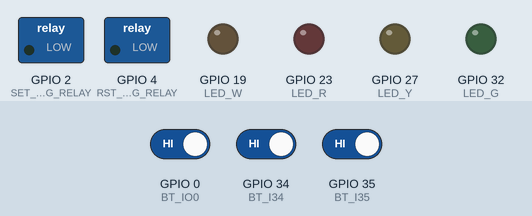
Simulated run of this sketch. Board: ESP32. Parts: switched loads named in the sketch (green lamp = pin HIGH), output pins drawn as LEDs (lit = HIGH). The inputs (shaded band) are chosen by the test bench; at power-on: GPIO 0 (BT_IO0) HIGH, GPIO 34 (BT_I34) HIGH, GPIO 35 (BT_I35) HIGH. What the sketch prints to the serial monitor is not drawn.

Above: at 1.2 s.
1.3 s: GPIO 0 (BT_IO0) driven LOW
At 2.5 s:
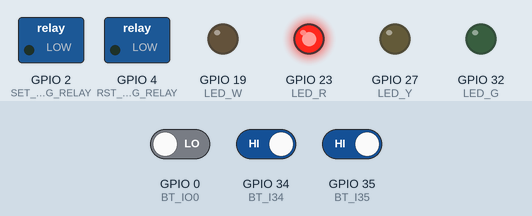
2.8 s: GPIO 34 (BT_I34) driven LOW
At 3.8 s:
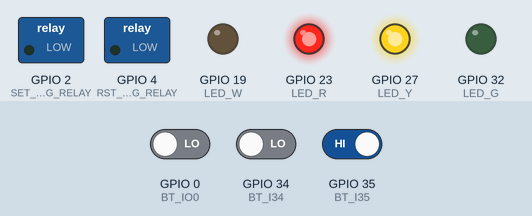
4.3 s: GPIO 35 (BT_I35) driven LOW
At 4.9 s:
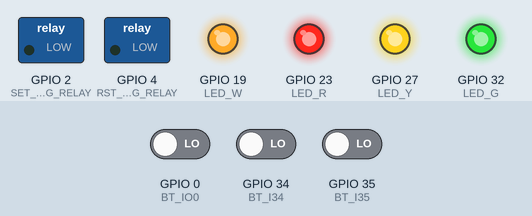
5.8 s: GPIO 0 (BT_IO0) driven HIGH
At 7.0 s:
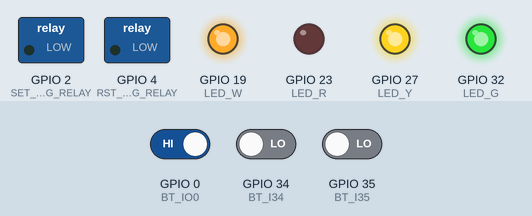
7.3 s: GPIO 34 (BT_I34) driven HIGH
At 8.4 s:
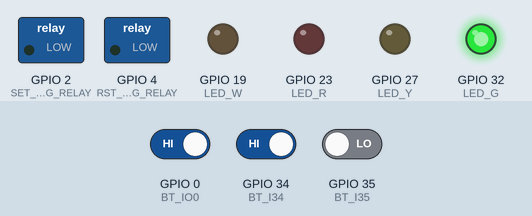
8.8 s: GPIO 0 (BT_IO0) driven LOW
At 9.5 s:
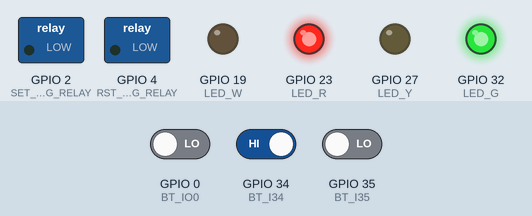
Timing chart, 0 to 11.3 s (numbered marks = the images above; inputs shaded):
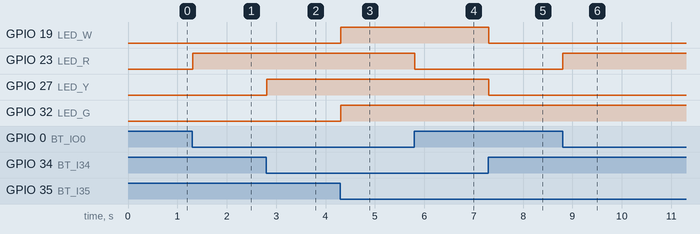

The sketch:

IoT-02_03_inputs.ino
```cpp
// Latching relay on IoT-02 board needs 5V. It can be supplied through microUSB or J1 connector.

#define LED_W 19
#define LED_R 23
#define LED_Y 27
#define LED_G 32
#define SET_LATCHING_RELAY 2
#define RST_LATCHING_RELAY 4
#define BT_IO0 0
#define BT_I34 34
#define BT_I35 35
#define STATE_LATCHING_RELAY 39

void vLatchingRelay(bool bSet) {
  digitalWrite(bSet ? SET_LATCHING_RELAY : RST_LATCHING_RELAY, HIGH);
  delay(3);
  digitalWrite(bSet ? SET_LATCHING_RELAY : RST_LATCHING_RELAY, LOW);
}

void setup() {
  pinMode(LED_G, OUTPUT);
  pinMode(LED_Y, OUTPUT);
  pinMode(LED_R, OUTPUT);
  pinMode(LED_W, OUTPUT);
  pinMode(SET_LATCHING_RELAY, OUTPUT);
  pinMode(RST_LATCHING_RELAY, OUTPUT);
  pinMode(BT_IO0, INPUT);
  pinMode(BT_I34, INPUT);
  pinMode(BT_I35, INPUT);
  pinMode(STATE_LATCHING_RELAY, INPUT);

  Serial.begin(115200);
  Serial.println(__FILE__);
}

void loop() {
  digitalWrite(LED_G, !digitalRead(BT_I35));
  digitalWrite(LED_Y, !digitalRead(BT_I34));
  digitalWrite(LED_R, !digitalRead(BT_IO0));
  //digitalWrite(LED_W, digitalRead(STATE_LATCHING_RELAY));
  digitalWrite(LED_W, !digitalRead(BT_I35) && !digitalRead(BT_I34));
  delay(10);
}
```

Measured:
- after the input at 1.3 s, GPIO 23 (LED_R): LOW → HIGH at once
- after the input at 2.8 s, GPIO 27 (LED_Y): LOW → HIGH at once
- after the input at 4.3 s, GPIO 19 (LED_W), GPIO 32 (LED_G): LOW → HIGH at once
- after the input at 5.8 s, GPIO 23 (LED_R): HIGH → LOW at once
- after the input at 7.3 s, GPIO 19 (LED_W), GPIO 27 (LED_Y): HIGH → LOW at once
- after the input at 8.8 s, GPIO 23 (LED_R): LOW → HIGH at once
